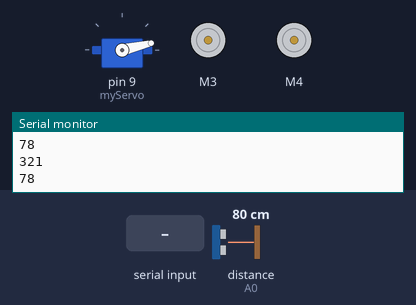
This sketch was run on a simulated Arduino Uno, built with avr-gcc and run on an emulated ATmega328P. Parts: servo, 2 × DC motor (green arrow = forward, orange = backward, longer = faster), the last lines printed to the serial monitor. Wiring (inferred from the names in the program): ultrasonic range finder: trigger A1; echo A0. The test bench sets the inputs (shaded band); at power-on: distance to the obstacle (sensor on A0) 80 cm. The echo pulse lasts 58.3 µs per cm.

Above: at 0.83 s.
0.9 s: distance to the obstacle (sensor on A0) set to 35 cm
3.9 s: "X" received over Serial
At 4.6 s:
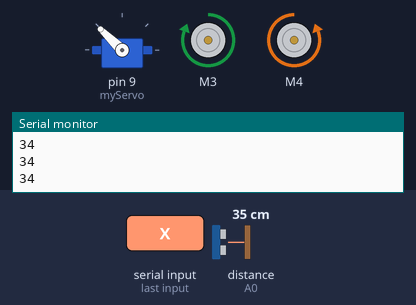
6.9 s: "L90\n" received over Serial
At 7.4 s:
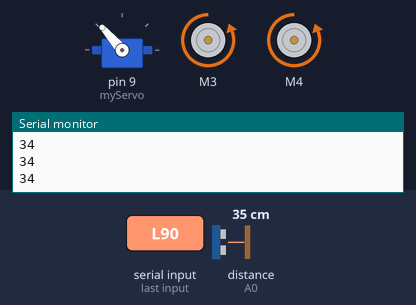
9.9 s: "L,45\n" received over Serial
At 11.0 s:
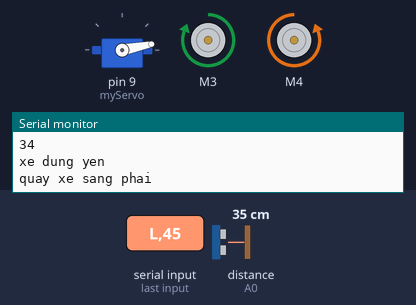
12.9 s: "S90\n" received over Serial
At 13.9 s:
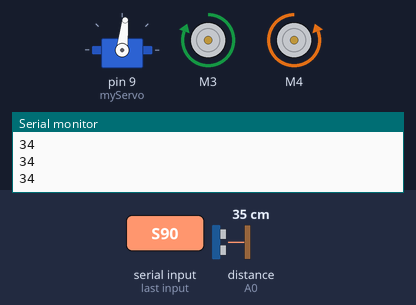
15.9 s: distance to the obstacle (sensor on A0) set to 9 cm
Timing chart, 0 to 19.9 s (numbered marks = the images above; inputs shaded):
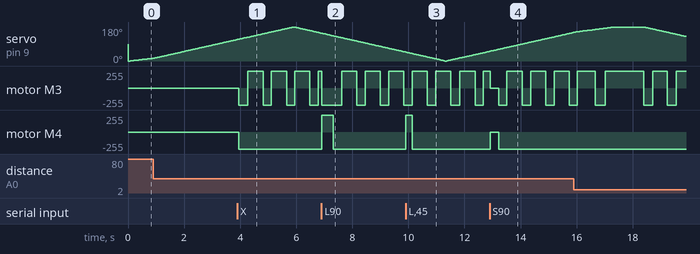

The sketch:

Blue_avoiding_copy_20240727145135.ino
```cpp
#include <Arduino_FreeRTOS.h>
#include <Servo.h>
#include <task.h>
#include <queue.h>
#include <AFMotor.h>

#define ECHO_PIN A0
#define TRIG_PIN A1
AF_DCMotor motor1(3);  // M3 Motor object
AF_DCMotor motor2(4);  // M4 Motor object
Servo myServo;
char command;
TaskHandle_t xTask1;
TaskHandle_t xTask2;
TaskHandle_t xTask3;

QueueHandle_t f;
QueueHandle_t r;
QueueHandle_t l;

void Task1(void *pvP); //nhận dữ liệu từ người dùng
void Task2(void *pvP); // chế độ tự hành
void Task3(void *pvP); // đo khoảng cách từ 0-180 độ

void setup() {
  // put your setup code here, to run once:
  pinMode(TRIG_PIN, OUTPUT);  // Thiết lập chân TRIG_PIN là OUTPUT A1
  pinMode(ECHO_PIN, INPUT);   // Thiết lập chân ECHO_PIN là INPUT A0
  Serial.begin(9600);
  myServo.attach(9);
  char message[4];
  f = xQueueCreate(1, sizeof(message));
  r = xQueueCreate(1, sizeof(message));
  l = xQueueCreate(1, sizeof(message));
  xTaskCreate(Task1, "Task 1", 128, NULL, 1, &xTask1);
  vTaskStartScheduler();
}

void Task1(void *pvP) {
  char num[4];
  int l;
  int r;
  int f;
  xTaskCreate(Task3, "Task 3", 128, NULL, 1, &xTask3);
  for (;;) {
    if (Serial.available() > 0) {
      command = Serial.read();
      Serial.println(command);
      if (command == 'F') {
        xQueuePeek(f, num, (TickType_t)0);
        f = atoi(num);
        Serial.println(f);
        if (f > 25) {
          huongxe(1);
          Serial.println(" xe di thang!");
        }
      }
      if (command == 'B') {
        huongxe(2);
        Serial.println(" xe di lui!");
      }
      if (command == 'L') {
        huongxe(4);
        Serial.println(" xe sang trai!");
      }
      if (command == 'R') {
        huongxe(3);
        Serial.println(" xe sang phai!");
      }
      if (command == 'S') {
        huongxe(0);
        Serial.println(" xe dung!");
      }
      if (command == 'X') {
        xTaskCreate(Task2, "Task 2", 128, NULL, 1, &xTask2);
      }
    }
  }
}

void Task2(void *pvP) {
  Serial.println(" task2!");
  //xe di auto
  for (;;) {
    dichuyen(25, 1000);
  }
}

void Task3(void *pvP) {
  //do khoang cach
  int pos = 0;
  char message[4];
  unsigned long duration1;
  unsigned long duration2;
  unsigned long duration3;
  unsigned long duration;
  int distance;
  int distance1;
  int distance2;
  int distance3;
  for (;;) {
    for (pos = 0; pos <= 180; pos += 1) {
      myServo.write(pos);
      delay(15);
      distance = dokhoangcach(pos);
      if (distance <= 30) {
        Serial.print(distance);
        Serial.println("==========phat hien co vat can phia truoc");
      }
      distance1 = dokhoangcach(180);
      Serial.println(distance1);
      sprintf(message, "%d", distance1);
      if (distance1 > 0) {
        xQueueOverwrite(l, message);
      }

      distance2 = dokhoangcach(90);
      Serial.println(distance2);
      sprintf(message, "%d", distance2);
      if (distance2 > 0) {
        xQueueOverwrite(f, message);
      }

      distance3 = dokhoangcach(0);
      Serial.println(distance3);
      sprintf(message, "%d", distance3);
      if (distance3 > 0) {
        xQueueOverwrite(r, message);
      }
    }
    for (pos = 180; pos >= 0; pos -= 1) {
      myServo.write(pos);
      delay(15);

      distance1 = dokhoangcach(180);
      Serial.println(distance1);
      sprintf(message, "%d", distance1);
      if (distance1 > 0) {
        xQueueOverwrite(l, message);
      }

      distance2 = dokhoangcach(90);
      Serial.println(distance2);
      sprintf(message, "%d", distance2);
      if (distance2 > 0) {
        xQueueOverwrite(f, message);
      }

      distance3 = dokhoangcach(0);
      Serial.println(distance3);
      sprintf(message, "%d", distance3);
      if (distance3 > 0) {
        xQueueOverwrite(r, message);
      }
    }
  }
}

void dichuyen(int gioihan, int thoigiantre) {
  char num[4];
  int l;
  int r;
  int f;

  xQueuePeek(l, num, (TickType_t)0);
  l = atoi(num);
  xQueuePeek(r, num, (TickType_t)0);
  r = atoi(num);
  huongxe(1);

  xQueuePeek(f, num, (TickType_t)0);
  f = atoi(num);
  if (f > gioihan || f == 0) {
    huongxe(1);
    Serial.println("");
    delay(10);
  }
  if (f <= gioihan) {
    huongxe(2);
    Serial.println("xe di lui 300ms");
    delay(300);
    //xe đứng yên
    huongxe(0);
    Serial.println("xe dung yen");
    if (l > r) {
      if (l > gioihan || l == 0) {
        //quay xe sang trái
        huongxe(4);
        Serial.println("quay xe sang trai");
        delay(thoigiantre / 2);
      } else {
        //quay xe về phía sau
        huongxe(3);
        Serial.println("quay ve sau");
        delay(thoigiantre);
      }
    } else {
      if (r > gioihan || r == 0) {
        //quay xe sang phải
        huongxe(3);
        Serial.println("quay xe sang phai");
        delay(thoigiantre / 2);
      } else {
        //quay xe về sau
        huongxe(4);
        Serial.println("quay ve sau");
        delay(thoigiantre);
      }
    }
  }
}

void huongxe(int trangthai) {
  switch (trangthai) {
    case 0:// không di chuyển
      dieukhiendongco(motor1, 0);
      dieukhiendongco(motor2, 0);
      break;
    case 1://đi thẳng
      dieukhiendongco(motor1, 1);
      dieukhiendongco(motor2, 1);
      break;
    case 2:// lùi lại
      dieukhiendongco(motor1, 2);
      dieukhiendongco(motor2, 2);
      break;
    case 3:// quay trái
      dieukhiendongco(motor1, 1);
      dieukhiendongco(motor2, 2);
      break;
    case 4:// quay phải
      dieukhiendongco(motor1, 2);
      dieukhiendongco(motor2, 1);
      break;
  }
}

void dieukhiendongco(AF_DCMotor& motor, int num) {
  switch (num) {
    case 0://2 bánh đứng yên
      motor.setSpeed(0);
      motor.run(RELEASE);
      break;
    case 1:// Quay bánh thứ nhất
      motor.setSpeed(255);
      motor.run(FORWARD);
      break;
    case 2:// Quay bánh thứ 2
      motor.setSpeed(255);
      motor.run(BACKWARD);
      break;
  }
}

int dokhoangcach(int goc) {
  //myServo.write(goc);
  unsigned long thoigian;
  int khoangcach;
  digitalWrite(TRIG_PIN, 0);
  delayMicroseconds(2);
  digitalWrite(TRIG_PIN, 1);
  delayMicroseconds(10);
  digitalWrite(TRIG_PIN, 0);
  thoigian = pulseIn(ECHO_PIN, HIGH);
  khoangcach = int(thoigian / 2 / 29.412);
  //Serial.println(khoangcach);
  return khoangcach;
}
void loop() {

}
```

Measured:
- after the input at 3.9 s, motor M3: alternates forward 255/255 for 0.54 s and backward 255/255 for 0.30 s, starting after 0.06 s; motor M4: stopped → backward 255/255 after 0.06 s
- after the input at 6.9 s, motor M4: backward 255/255 → forward 255/255 at once, → backward 255/255 0.41 s later
- after the input at 9.9 s, motor M4: backward 255/255 → forward 255/255 at once, → backward 255/255 0.24 s later
- after the input at 12.9 s, motor M4: backward 255/255 → stopped at once, → backward 255/255 0.30 s later
- by itself, servo on pin 9 (myServo): rises from 151° to 180° in 1.4 s, then falls to 130° in 2.5 s
